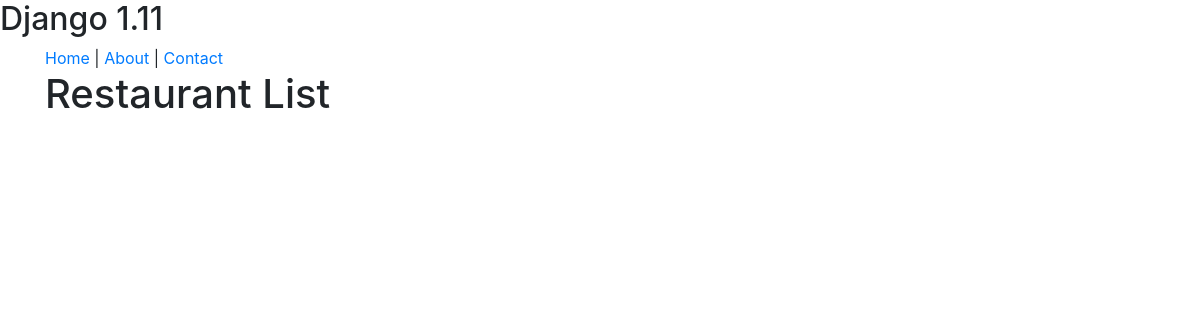
/restaurants/, run on an earlier commit of the app's database.
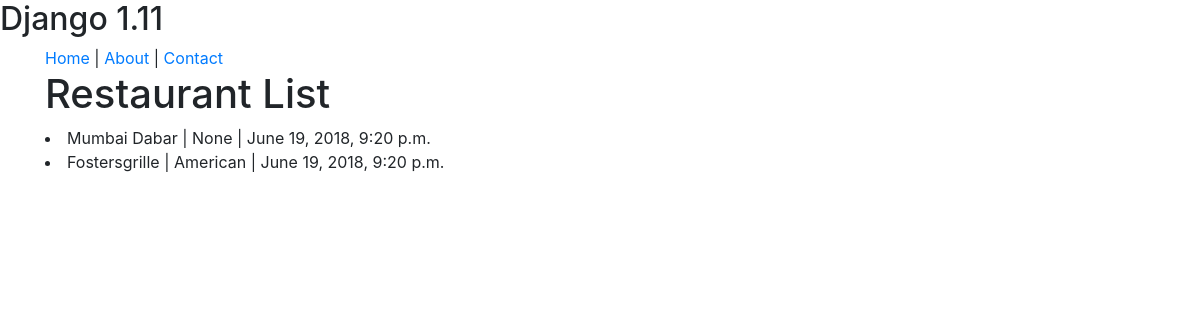
And on a later commit of the database.
### restaurants/models.py (models this page shows, shortened)
class RestaurantLocation(models.Model):
    name = models.CharField(max_length=120)
    location = models.CharField(max_length=120, null=True, blank=True)
    category = models.CharField(max_length=120, null=True, blank=True)
    timestamp = models.DateTimeField(auto_now_add=True)
    updated = models.DateTimeField(auto_now_add=True)
    slug = models.SlugField( null=True, blank=True)

### restaurants/views.py (the view)
# urls.py: url(r'^restaurants/$', RestaurantListView.as_view()),
class RestaurantListView(ListView):
    context_object_name = 'queryset'
    def get_queryset(self):
        slug = self.kwargs.get('slug')
        qs = RestaurantLocation.objects.all()
        if slug:
            queryset = RestaurantLocation.objects.filter(
                                Q(category__iexact=slug)
                                | Q(category__icontains=slug))
        else:
            queryset = qs
        return queryset

### restaurants/templates/restaurants/restaurantlocation_list.html (shortened to what this page needs)
{% extends 'base.html' %}
{% block content %}
<h1>Restaurant List</h1>
 {% for obj in queryset %}
 <li>{{ obj.name }} | {{obj.category}}  | {{obj.timestamp}}</li>
 {% endfor %}
{% endblock content %}

What changed in the data, as far as the page shows it:
added RestaurantLocation: name "Mumbai Dabar", category "None", timestamp "June 19, 2018, 9:20 p.m."
added RestaurantLocation: name "Fostersgrille", category "American", timestamp "June 19, 2018, 9:20 p.m."
